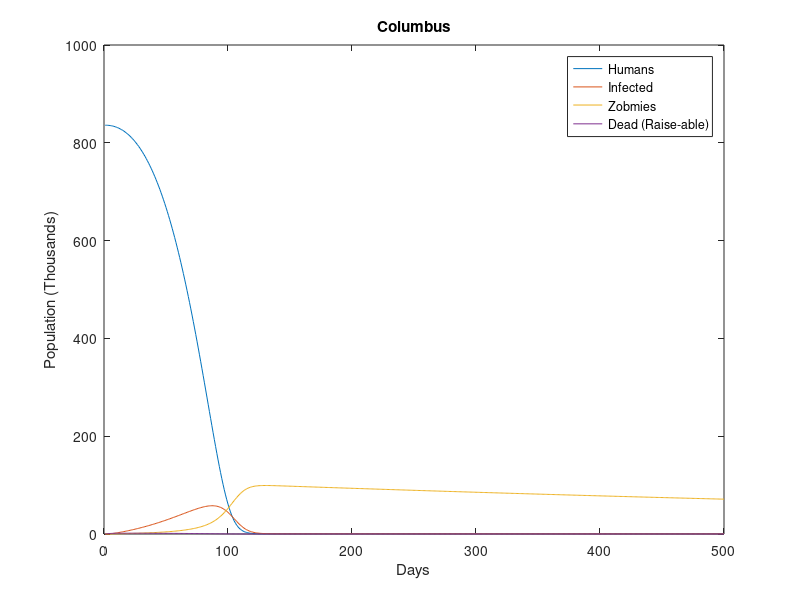

Reproduce this figure in MATLAB. (Note: this script raises an error after producing the figure.)
% Matt McDade
% System Simulation
% Final Exam Problem 3

% Don't clear variables so we can plot all cities at the same time
close all; clc;

N = 500;
T = 0.5;
t = linspace(1, N, N);

a = 0.005;  % Rate of defeat of zombies
b = 0.0055; % Bite rate of the zombies
z = 0.5;    % Raising rate from the removed class
d = 0.001;  % Death rate due to non-zombie causes
r = 0.5;    % Rate of infected individuals zombie-fying
c = 0.002;  % Rate of curing zombies
p = 0.001;  % Birth rate in humans

Akron = 197.859;
Canal_Fulton = 5.479;
Cleveland = 389.521;
Columbus = 835.957;

S = zeros(1, N); S(1) = Columbus;   % Succeptable Humans
I = zeros(1, N); I(1) = 0;          % Infected
Z = zeros(1, N); Z(1) = 0;          % Zombies
R = zeros(1, N); R(1) = 0;          % Removed (can be zombie-fyed)

% Simulate using RK4
for k = 1:N-1
    SK1 = p*S(k) - b*Z(k)*S(k) - d*S(k) + c*Z(k);
    IK1 = b*Z(k) * S(k) - r*I(k) - d*I(k);
    ZK1= r*I(k) + z*R(k) - a*S(k)*Z(k) - c*Z(k);
    RK1 = d*S(k) - z*R(k);

    MS1 = S(k) + (T/2)*SK1;
    MI1 = I(k) + (T/2)*IK1;
    MZ1 = Z(k) + (T/2)*ZK1;
    MR1 = R(k) + (T/2)*RK1;  

    SK2 = p*MS1 - b*MZ1*MS1 - d*MS1 + c*MZ1;
    IK2 = b*MZ1*MS1 - r*MI1 - d*MI1;
    ZK2 = r*MI1 + z*MR1 - a*MS1*MZ1 - c*MZ1;
    RK2 = d*MS1 - z*MR1;

    MS2 = S(k) + (T/2)*SK2;
    MI2 = I(k) + (T/2)*IK2;
    MZ2 = Z(k) + (T/2)*ZK2;
    MR2 = R(k) + (T/2)*RK2;  

    SK3 = p*MS2 - b*MZ2*MS2 - d*MS2 + c*MZ2;
    IK3 = b*MZ2*MS2 - r*MI2 - d*MI2;
    ZK3 = r*MI2 + z*MR2 - a*MS2*MZ2 - c*MZ2;
    RK3 = d*MS2 - z*MR2;

    MS3 = S(k) + (T)*SK3;
    MI3 = I(k) + (T)*IK3;
    MZ3 = Z(k) + (T)*ZK3;
    MR3 = R(k) + (T)*RK3;    

    SK4 = p*MS3 - b*MZ3*MS3 - d*MS3 + c*MZ3;
    IK4 = b*MZ3*MS3 - r*MI3 - d*MI3;
    ZK4 = r*MI3 + z*MR3 - a*MS3*MZ3 - c*MZ3;
    RK4 = d*MS3 - z*MR3;

    S(k+1) = S(k) + (T/6)*(SK1 + 2*SK2 + 2*SK3 + SK4);
    I(k+1) = I(k) + (T/6)*(IK1 + 2*IK2 + 2*IK3 + IK4);
    Z(k+1) = Z(k) + (T/6)*(ZK1 + 2*ZK2 + 2*ZK3 + ZK4);
    R(k+1) = R(k) + (T/6)*(RK1 + 2*RK2 + 2*RK3 + RK4);
end

H_Columbus = S;
Z_Columbus = Z;

figure(1)
plot(t, S, t, I, t, Z, t, R)
legend('Humans','Infected','Zobmies','Dead (Raise-able)')
xlabel('Days')
ylabel('Population (Thousands)')
title('Columbus')

figure(2)
plot(t, Z_Akron, t, Z_Canal_Fulton, t, Z_Cleveland, t, Z_Columbus)
legend('Akron', 'Canal Fulton', 'Cleveland', 'Columubus')
xlabel('Days')
ylabel('Population (Thousands)')
title('Zombies')
